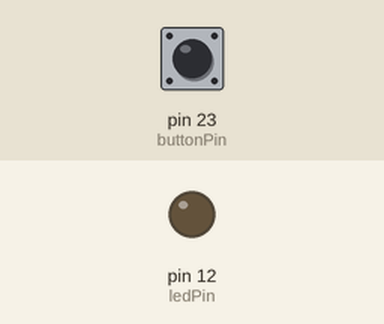
The sketch below on a simulated Arduino Mega 2560, built with avr-gcc and run on an emulated ATmega2560. Shown: output pins drawn as LEDs (lit = HIGH). The inputs (shaded band) are chosen by the test bench; at power-on: pin 23 (buttonPin) LOW.

Above: at 1.2 s.
1.3 s: pin 23 (buttonPin) pulled HIGH for 0.15 s
At 1.42 s:
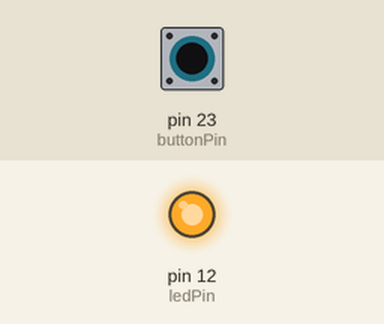
3.0 s: pin 23 (buttonPin) pulled HIGH for 3.2 s
At 7.1 s:
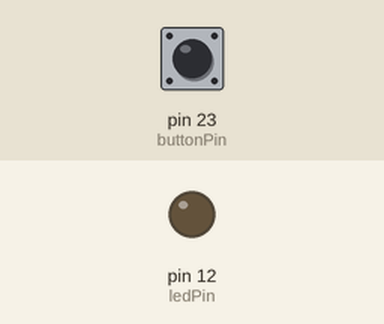
Timing chart, 0 to 8.6 s (numbered marks = the images above; inputs shaded):
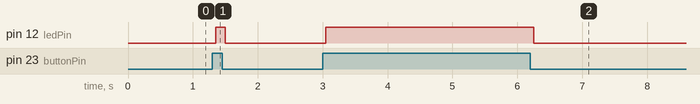

Measured:
- after the input at 1.3 s, pin 12 (ledPin): LOW → HIGH after 0.05 s, → LOW 0.15 s later
- after the input at 3.0 s, pin 12 (ledPin): LOW → HIGH after 0.05 s, → LOW 3.2 s later

The sketch:

Arancino_push_button_debounce.ino
```cpp
// Define pin connections
const int ledPin = 12;    // LED connected to GPIO D12
const int buttonPin = 23; // Button connected to GPIO D23

void setup() {
  pinMode(ledPin, OUTPUT); // Set LED as output
  //pinMode(buttonPin, INPUT_PULLDOWN); // Set button as input with pull-down resistor
  pinMode(buttonPin, INPUT); // Set button as input
}

void loop() {
  static int lastState = LOW;
  int buttonState = digitalRead(buttonPin);

  if (buttonState != lastState) { // Detect a change
    delay(50); // Debounce delay
    buttonState = digitalRead(buttonPin); // Read again

    if (buttonState == HIGH) {
      digitalWrite(ledPin, HIGH);
    } else {
      digitalWrite(ledPin, LOW);
    }
  }

  lastState = buttonState;
}
```
